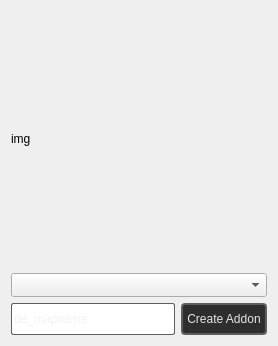
<?xml version="1.0" encoding="UTF-8"?>
<ui version="4.0">
 <class>Create_addon_Dialog</class>
 <widget class="QDialog" name="Create_addon_Dialog">
  <property name="enabled">
   <bool>true</bool>
  </property>
  <property name="geometry">
   <rect>
    <x>0</x>
    <y>0</y>
    <width>276</width>
    <height>346</height>
   </rect>
  </property>
  <property name="sizePolicy">
   <sizepolicy hsizetype="Fixed" vsizetype="Fixed">
    <horstretch>0</horstretch>
    <verstretch>0</verstretch>
   </sizepolicy>
  </property>
  <property name="minimumSize">
   <size>
    <width>0</width>
    <height>0</height>
   </size>
  </property>
  <property name="maximumSize">
   <size>
    <width>276</width>
    <height>346</height>
   </size>
  </property>
  <property name="windowTitle">
   <string>Create Addon</string>
  </property>
  <property name="styleSheet">
   <string notr="true"/>
  </property>
  <layout class="QVBoxLayout" name="verticalLayout_2">
   <item>
    <layout class="QVBoxLayout" name="verticalLayout">
     <item>
      <widget class="QLabel" name="label">
       <property name="minimumSize">
        <size>
         <width>256</width>
         <height>256</height>
        </size>
       </property>
       <property name="maximumSize">
        <size>
         <width>256</width>
         <height>256</height>
        </size>
       </property>
       <property name="text">
        <string>img</string>
       </property>
      </widget>
     </item>
     <item>
      <widget class="QComboBox" name="presets_comobox">
       <property name="maximumSize">
        <size>
         <width>16777215</width>
         <height>32</height>
        </size>
       </property>
       <property name="placeholderText">
        <string>No presets</string>
       </property>
      </widget>
     </item>
    </layout>
   </item>
   <item>
    <layout class="QHBoxLayout" name="horizontalLayout">
     <item>
      <widget class="QLineEdit" name="lineEdit_addon_name">
       <property name="minimumSize">
        <size>
         <width>0</width>
         <height>32</height>
        </size>
       </property>
       <property name="maximumSize">
        <size>
         <width>16777215</width>
         <height>32</height>
        </size>
       </property>
       <property name="styleSheet">
        <string notr="true">QLineEdit {
    border: 1px solid #d0d0d0;
    border-radius: 2px;
    color: #e5e5e5;
	font: 700 10pt &quot;Segoe UI&quot;;
margin: 0px;
padding: 0px;
padding-top: 0px;
padding-bottom: 0px;
        border-color: rgba(94, 94, 94, 255);
}
QLineEdit:focus {
    border: 1px solid #1495c0;
    background-color: #2e2e2e;
   margin: 0px;
   padding: 0px;
}
QLineEdit::selection {
    color: white;
}</string>
       </property>
       <property name="inputMask">
        <string/>
       </property>
       <property name="maxLength">
        <number>32</number>
       </property>
       <property name="placeholderText">
        <string>de_mapname</string>
       </property>
       <property name="clearButtonEnabled">
        <bool>true</bool>
       </property>
      </widget>
     </item>
     <item>
      <widget class="QPushButton" name="create_addon_button">
       <property name="minimumSize">
        <size>
         <width>0</width>
         <height>32</height>
        </size>
       </property>
       <property name="styleSheet">
        <string notr="true">
    /* QPushButton default and hover styles */
    QPushButton {

        font: 600 10pt &quot;Segoe UI&quot;;
	

        border: 2px solid black;
        border-radius: 4px;
        border-color: rgba(94, 94, 94, 255);
        height:22px;
        padding-top: 2px;
        padding-bottom:2px;
        padding-left: 4px;
        padding-right: 4px;
        color: #e5e5e5;
        background-color: #2e2e2e;
    }
    QPushButton:hover {
        background-color: #515965;
        color: white;
    }
    QPushButton:pressed {
        background-color: red;
        background-color: #2e2e2e;
        margin: 1 px;
        margin-left: 2px;
        margin-right: 2px;

    }</string>
       </property>
       <property name="text">
        <string>Create Addon</string>
       </property>
       <property name="icon">
        <iconset resource="../../resources.qrc">
         <normaloff>:/icons/post_add_16dp.svg</normaloff>:/icons/post_add_16dp.svg</iconset>
       </property>
       <property name="iconSize">
        <size>
         <width>20</width>
         <height>20</height>
        </size>
       </property>
      </widget>
     </item>
    </layout>
   </item>
  </layout>
 </widget>
 <resources>
  <include location="../../resources.qrc"/>
 </resources>
 <connections/>
</ui>
